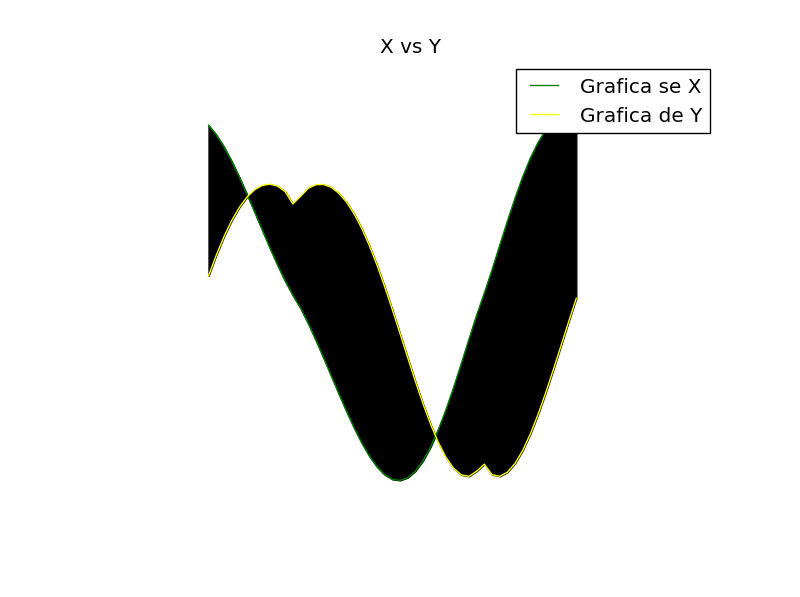

Source code (Python):
#Ejercicio 5 c). Fecha: 02/Dic/16. Laboratorio 3B.
#Juan Guillermo Urincho Tinoco.

import numpy as np
import matplotlib.pyplot as plt
from math import pi,sqrt
a=((np.linspace(0,360))*pi)/180
r=2-2*np.sin(a)+np.sin(a)*((np.sqrt(np.absolute(np.cos(a))))/(np.sin(a))+1.4)
x=r*np.cos(a)
y=r*np.sin(a)
plt.figure('Ejercicio 5c')
plt.plot(a,x,color='green',label='Grafica se X')
plt.legend()
plt.plot(a,y,color='yellow',label='Grafica de Y')
plt.legend()
plt.fill_between(a,x,y,color='black')
plt.title('X vs Y')
plt.xlabel('x=[0,2pi]')
plt.ylabel('y dado por X y Y')
plt.axis('equal')
plt.axis('off')
plt.grid(True)
plt.show()
